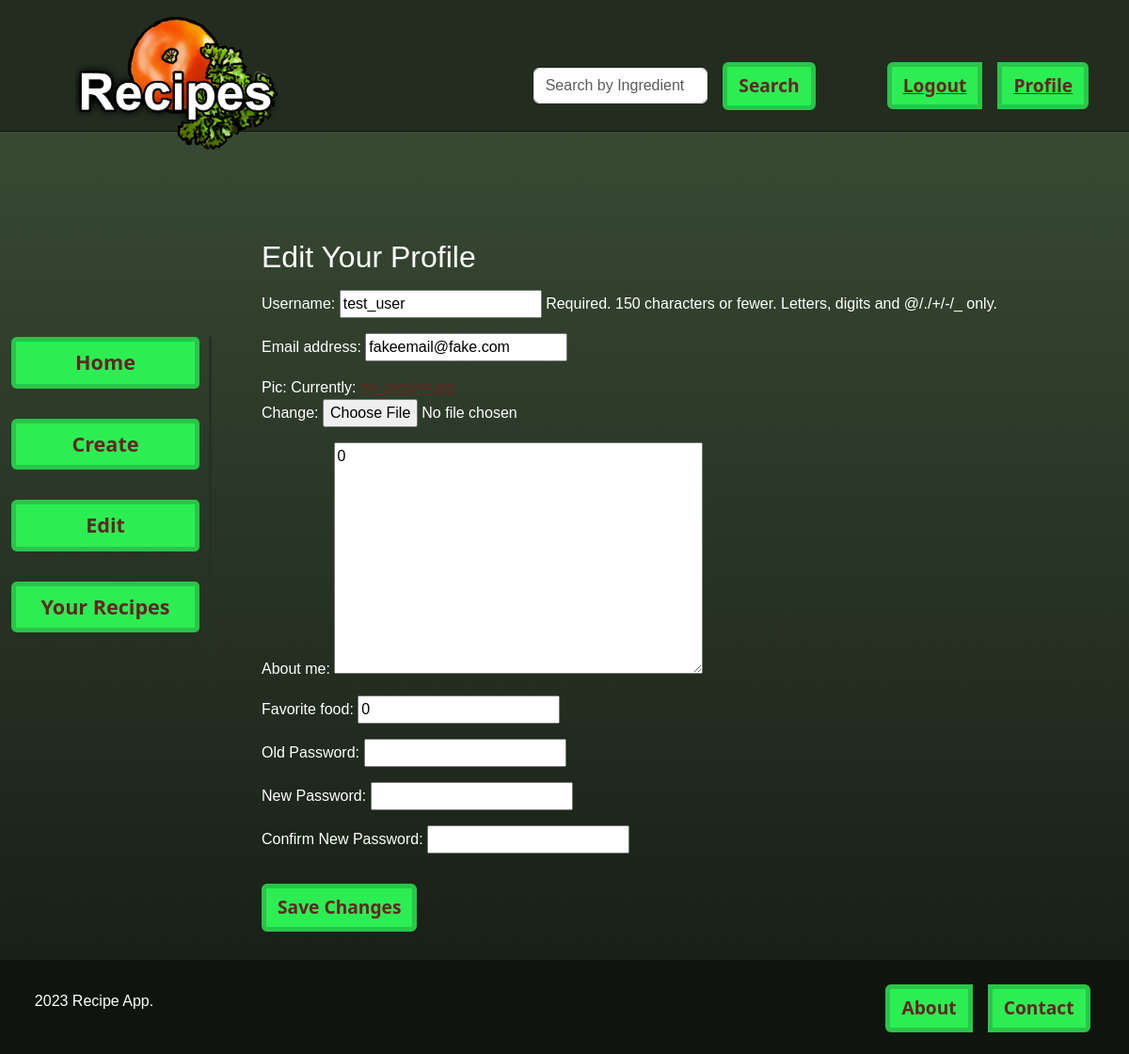
/your-profile/ (signed in), run on the app's committed database.
### customuser/models.py (models this page shows, shortened)
class CustomUser(AbstractUser):
    pic = models.ImageField(upload_to="user", default="no_picture.jpg")
    about_me = models.TextField()
    favorite_food = models.CharField(max_length=255)

### customuser/views.py (the view)
# urls.py: path("your-profile/", your_profile, name="your_profile"),
@login_required  # Require login to access this view
def your_profile(request):
    if request.method == "POST":
        form = CustomUserUpdateForm(request.POST, instance=request.user)
        if form.is_valid():
            form.save()
            messages.success(request, "Your profile has been updated.")
            return redirect("your_profile")
    else:
        form = CustomUserUpdateForm(
            instance=request.user
        )  # Prefill the form with existing user data
    return render(request, "customuser/your_profile.html", {"form": form})

### customuser/forms.py (shortened to what this page needs)
class CustomUserUpdateForm(forms.ModelForm):
    password_change_form = PasswordChangeForm
    old_password = forms.CharField(
        label="Old Password", widget=forms.PasswordInput, required=False
    )
    new_password1 = forms.CharField(
        label="New Password", widget=forms.PasswordInput, required=False
    )
    new_password2 = forms.CharField(
        label="Confirm New Password", widget=forms.PasswordInput, required=False
    )
    class Meta:
        model = CustomUser
        fields = ["username", "email", "pic", "about_me", "favorite_food"]
    def __init__(self, *args, **kwargs):
        super().__init__(*args, **kwargs)
        self.password_change_form.user = self.instance

### customuser/templates/customuser/your_profile.html (shortened to what this page needs)
{% extends "recipe/recipes_home.html" %}
{% block main %}
<div class="row" style="margin-top: 206px">
    <div class="col-2"></div>
    <div class="col-10">
        <main style="padding-left: 50px; padding-right: 50px; padding-bottom:30px;">
            <section class="container" style="color: white;">
                <div class="container mt-5">
                    <h2>Edit Your Profile</h2>
                    <form method="post" enctype="multipart/form-data">
                        {{ form.as_p }}
                        <button type="submit" class="btn btn-primary mt-3">Save Changes</button>
                    </form>
                </div>
            </section>
        </main>
    </div>
</div>
{% endblock %}

### recipe/static/css/styles.css (style rules this page uses)
body, html { font-family: Arial, sans-serif; margin: 0; padding: 0; overflow-x: hidden; }
h1, h2, h3 { margin-bottom: 1rem; }
:root { --primary-color: #2cee53; }
a { color: #632623; }
.btn-primary { color: #632623; font-family: system-ui, -apple-system, BlinkMacSystemFont, 'Segoe UI', Roboto, Oxygen, Ubuntu, Cantarell, 'Open Sans', 'Helvetica Neue', sans-serif; font-size: larger; font-weight: bold; background-color: var(--primary-color); border-color: var(--primary-color); border: 5px solid; border-color: #2ac549; }
main { display: flex; flex-direction: column; align-items: center; min-height: 580px; gap: 2rem; }

### data on the page
CustomUser: username "test_user", email "fakeemail@fake.com", about_me "0", favorite_food "0"
